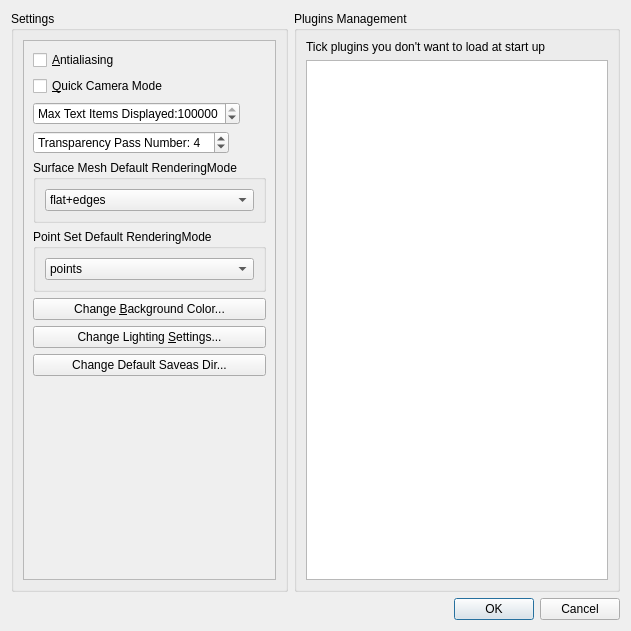
<?xml version="1.0" encoding="UTF-8"?>
<ui version="4.0">
 <class>PreferencesDialog</class>
 <widget class="QDialog" name="PreferencesDialog">
  <property name="geometry">
   <rect>
    <x>0</x>
    <y>0</y>
    <width>631</width>
    <height>631</height>
   </rect>
  </property>
  <property name="sizePolicy">
   <sizepolicy hsizetype="Fixed" vsizetype="Preferred">
    <horstretch>0</horstretch>
    <verstretch>0</verstretch>
   </sizepolicy>
  </property>
  <property name="windowTitle">
   <string>Preferences</string>
  </property>
  <layout class="QVBoxLayout" name="verticalLayout" stretch="1,1">
   <item>
    <layout class="QHBoxLayout" name="horizontalLayout" stretch="0,0">
     <item>
      <widget class="QGroupBox" name="groupBox_2">
       <property name="sizePolicy">
        <sizepolicy hsizetype="Preferred" vsizetype="Preferred">
         <horstretch>0</horstretch>
         <verstretch>0</verstretch>
        </sizepolicy>
       </property>
       <property name="title">
        <string>Settings</string>
       </property>
       <layout class="QVBoxLayout" name="verticalLayout_4">
        <item>
         <widget class="QScrollArea" name="scrollArea">
          <property name="sizePolicy">
           <sizepolicy hsizetype="Fixed" vsizetype="Preferred">
            <horstretch>0</horstretch>
            <verstretch>0</verstretch>
           </sizepolicy>
          </property>
          <property name="verticalScrollBarPolicy">
           <enum>Qt::ScrollBarAsNeeded</enum>
          </property>
          <property name="horizontalScrollBarPolicy">
           <enum>Qt::ScrollBarAlwaysOff</enum>
          </property>
          <property name="sizeAdjustPolicy">
           <enum>QAbstractScrollArea::AdjustIgnored</enum>
          </property>
          <property name="widgetResizable">
           <bool>true</bool>
          </property>
          <widget class="QWidget" name="scrollAreaWidgetContents">
           <property name="geometry">
            <rect>
             <x>0</x>
             <y>0</y>
             <width>278</width>
             <height>537</height>
            </rect>
           </property>
           <layout class="QVBoxLayout" name="verticalLayout_3">
            <item>
             <widget class="QCheckBox" name="antialiasingCheckBox">
              <property name="text">
               <string>&amp;Antialiasing</string>
              </property>
             </widget>
            </item>
            <item>
             <widget class="QCheckBox" name="quick_cameraCheckBox">
              <property name="text">
               <string>&amp;Quick Camera Mode</string>
              </property>
             </widget>
            </item>
            <item>
             <widget class="QSpinBox" name="max_itemsSpinBox">
              <property name="sizePolicy">
               <sizepolicy hsizetype="Fixed" vsizetype="Fixed">
                <horstretch>0</horstretch>
                <verstretch>0</verstretch>
               </sizepolicy>
              </property>
              <property name="prefix">
               <string>Max Text Items Displayed:</string>
              </property>
              <property name="minimum">
               <number>1</number>
              </property>
              <property name="maximum">
               <number>999999999</number>
              </property>
              <property name="value">
               <number>100000</number>
              </property>
             </widget>
            </item>
            <item>
             <widget class="QSpinBox" name="transpSpinBox">
              <property name="sizePolicy">
               <sizepolicy hsizetype="Fixed" vsizetype="Fixed">
                <horstretch>0</horstretch>
                <verstretch>0</verstretch>
               </sizepolicy>
              </property>
              <property name="prefix">
               <string>Transparency Pass Number: </string>
              </property>
              <property name="value">
               <number>4</number>
              </property>
             </widget>
            </item>
            <item>
             <widget class="QGroupBox" name="groupBox_3">
              <property name="title">
               <string>Surface Mesh Default RenderingMode</string>
              </property>
              <layout class="QVBoxLayout" name="verticalLayout_5">
               <item>
                <widget class="QComboBox" name="surface_meshComboBox">
                 <property name="currentIndex">
                  <number>1</number>
                 </property>
                 <item>
                  <property name="text">
                   <string>Gouraud</string>
                  </property>
                 </item>
                 <item>
                  <property name="text">
                   <string>flat+edges</string>
                  </property>
                 </item>
                 <item>
                  <property name="text">
                   <string>flat</string>
                  </property>
                 </item>
                 <item>
                  <property name="text">
                   <string>wire</string>
                  </property>
                 </item>
                 <item>
                  <property name="text">
                   <string>points</string>
                  </property>
                 </item>
                </widget>
               </item>
              </layout>
             </widget>
            </item>
            <item>
             <widget class="QGroupBox" name="groupBox_4">
              <property name="title">
               <string>Point Set Default RenderingMode</string>
              </property>
              <layout class="QVBoxLayout" name="verticalLayout_6">
               <item>
                <widget class="QComboBox" name="point_setComboBox">
                 <item>
                  <property name="text">
                   <string>points</string>
                  </property>
                 </item>
                 <item>
                  <property name="text">
                   <string>shaded points</string>
                  </property>
                 </item>
                 <item>
                  <property name="text">
                   <string>pts+normals</string>
                  </property>
                 </item>
                </widget>
               </item>
              </layout>
             </widget>
            </item>
            <item>
             <widget class="QPushButton" name="background_colorPushButton">
              <property name="text">
               <string>Change &amp;Background Color...</string>
              </property>
             </widget>
            </item>
            <item>
             <widget class="QPushButton" name="lightingPushButton">
              <property name="text">
               <string>Change Lighting &amp;Settings...</string>
              </property>
             </widget>
            </item>
            <item>
             <widget class="QPushButton" name="default_save_asPushButton">
              <property name="text">
               <string>Change Default Saveas Dir...</string>
              </property>
             </widget>
            </item>
            <item>
             <spacer name="verticalSpacer">
              <property name="orientation">
               <enum>Qt::Vertical</enum>
              </property>
              <property name="sizeHint" stdset="0">
               <size>
                <width>20</width>
                <height>40</height>
               </size>
              </property>
             </spacer>
            </item>
           </layout>
          </widget>
         </widget>
        </item>
       </layout>
      </widget>
     </item>
     <item>
      <widget class="QGroupBox" name="groupBox">
       <property name="title">
        <string>Plugins Management</string>
       </property>
       <layout class="QVBoxLayout" name="verticalLayout_2">
        <item>
         <widget class="QLabel" name="label">
          <property name="text">
           <string>Tick plugins you don't want to load at start up</string>
          </property>
         </widget>
        </item>
        <item>
         <widget class="QTreeWidget" name="treeWidget">
          <property name="alternatingRowColors">
           <bool>false</bool>
          </property>
          <property name="selectionMode">
           <enum>QAbstractItemView::NoSelection</enum>
          </property>
          <property name="headerHidden">
           <bool>true</bool>
          </property>
          <property name="columnCount">
           <number>2</number>
          </property>
          <attribute name="headerVisible">
           <bool>false</bool>
          </attribute>
          <column>
           <property name="text">
            <string notr="true">1</string>
           </property>
          </column>
          <column>
           <property name="text">
            <string notr="true">2</string>
           </property>
          </column>
         </widget>
        </item>
       </layout>
      </widget>
     </item>
    </layout>
   </item>
   <item>
    <widget class="QDialogButtonBox" name="buttonBox">
     <property name="toolTip">
      <string/>
     </property>
     <property name="orientation">
      <enum>Qt::Horizontal</enum>
     </property>
     <property name="standardButtons">
      <set>QDialogButtonBox::Cancel|QDialogButtonBox::Ok</set>
     </property>
    </widget>
   </item>
  </layout>
 </widget>
 <resources/>
 <connections>
  <connection>
   <sender>buttonBox</sender>
   <signal>accepted()</signal>
   <receiver>PreferencesDialog</receiver>
   <slot>accept()</slot>
   <hints>
    <hint type="sourcelabel">
     <x>248</x>
     <y>254</y>
    </hint>
    <hint type="destinationlabel">
     <x>157</x>
     <y>274</y>
    </hint>
   </hints>
  </connection>
  <connection>
   <sender>buttonBox</sender>
   <signal>rejected()</signal>
   <receiver>PreferencesDialog</receiver>
   <slot>reject()</slot>
   <hints>
    <hint type="sourcelabel">
     <x>316</x>
     <y>260</y>
    </hint>
    <hint type="destinationlabel">
     <x>286</x>
     <y>274</y>
    </hint>
   </hints>
  </connection>
 </connections>
</ui>
